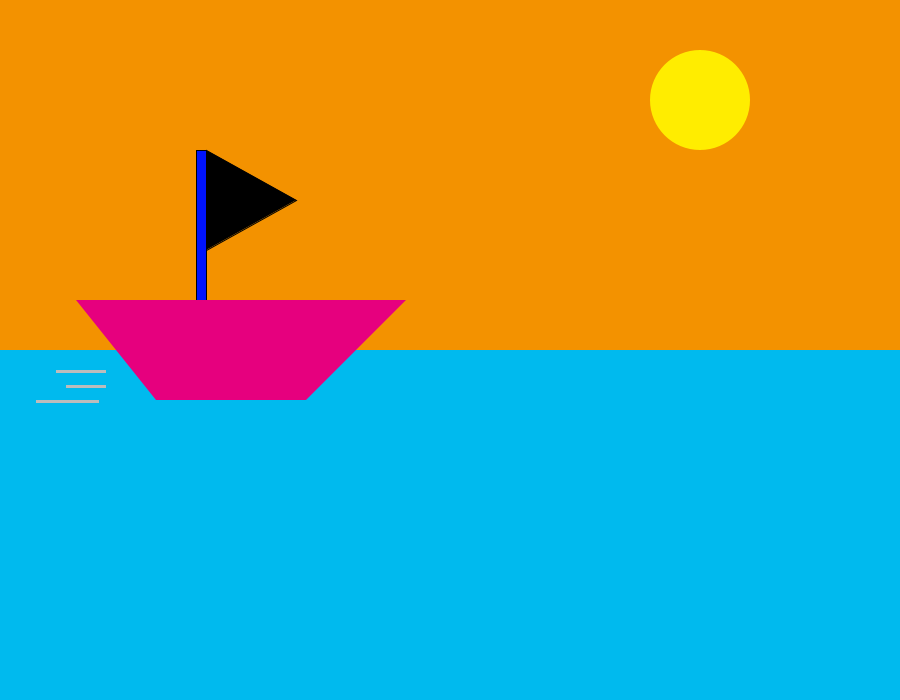
Frame 1 (no input)
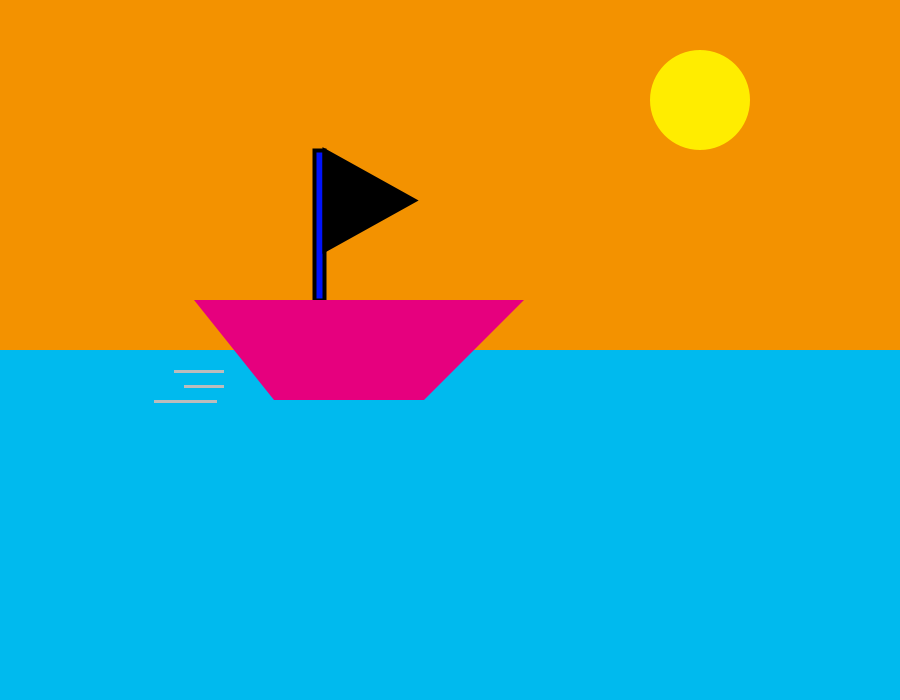
Frame 60 (the mouse pressed at the canvas centre just before this capture)
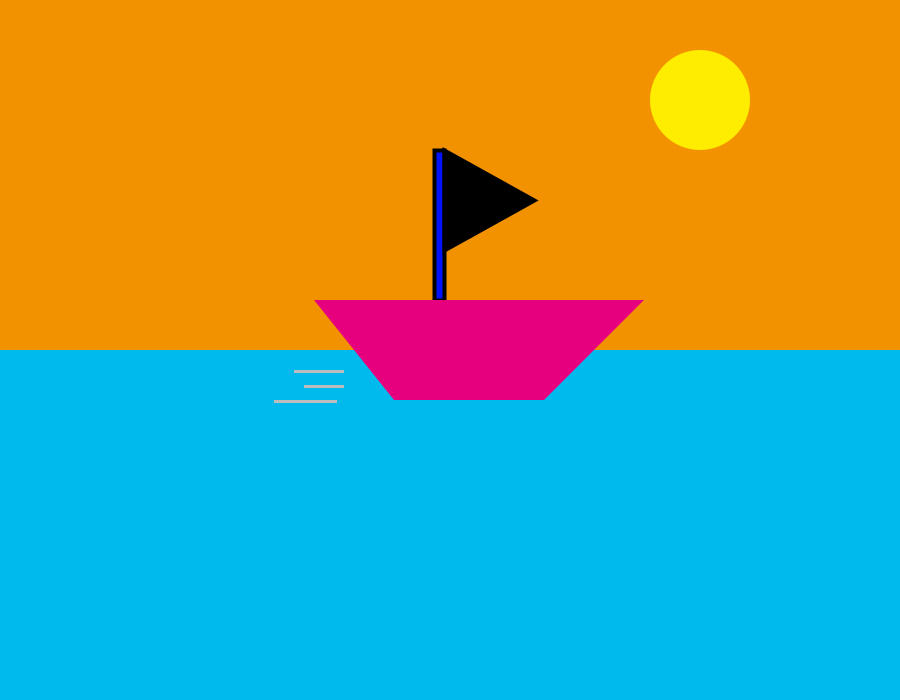
Frame 120 (the mouse held since frame 60 and released just before this capture)

The Processing sketch that drew these frames (run headless with seeded random() and noise(); from frame 60 on, the mouse is pressed at the canvas centre):

// Processing sketch: processing_52984
// ── processing_52984.pde

int posicionX;
 
void setup(){
smooth();
size(900,700);
 
posicionX=6;
  
}
 
void draw(){
   
  //FondoNaranja
background(243,146,0);
//FondoAzul
fill(0,186,238);
noStroke();
rect(0,350,900,700);
 
//Sol
fill(255,237,0);
ellipse(700,100,100,100);
 
 
//recV
noFill();
stroke(0);
fill (0,19,252);
rect(posicionX+200,150,-10,150);
 
//TRian
fill(0);
triangle(posicionX+200,150,posicionX+290,200,posicionX+200,250);
 
//Lineas
fill(188,188,188);
noStroke();
rect(posicionX+50,370,50,3);
rect(posicionX+60,385,40,3);
rect(posicionX+30,400,63,3);
 
 
//BArc
strokeWeight(4);
fill(230,0,126);
quad(posicionX+70,300,posicionX+400,300,posicionX+300,400,posicionX+150,400);
 
posicionX=posicionX+1;
  
  
posicionX=posicionX+1;
  
}
